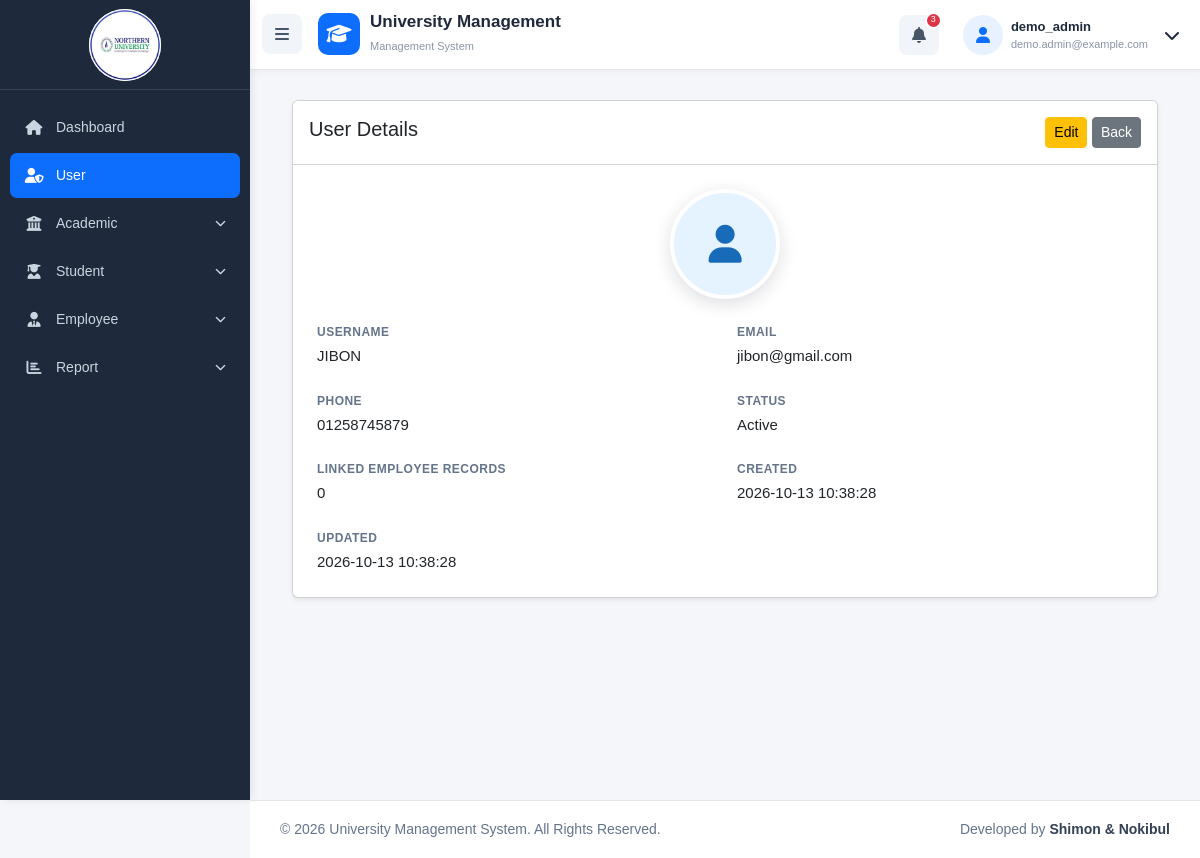
Page /users/view.php?id=3 (signed in) on the committed database.
### tables this page shows
CREATE TABLE `users` (
  `id` bigint UNSIGNED NOT NULL,
  `username` varchar(100) NOT NULL,
  `email` varchar(150) NOT NULL,
  `password` varchar(255) NOT NULL,
  `image` varchar(255) DEFAULT NULL,
  `phone` varchar(255) DEFAULT NULL,
  `status` int NOT NULL DEFAULT '1' COMMENT '1=Active, 0=InActive',
  `created_at` timestamp NULL DEFAULT NULL,
  `updated_at` timestamp NULL DEFAULT NULL
);

### users/view.php (the view, shortened to what this page needs)
<?php
require_once '../config/database.php';
$id = (int)($_GET['id'] ?? 0);
$stmt = mysqli_prepare($conn, 'SELECT u.*,(SELECT COUNT(*) FROM employees e WHERE e.user_id=u.id) employee_count FROM users u WHERE u.id=?');
mysqli_stmt_bind_param($stmt, 'i', $id);
mysqli_stmt_execute($stmt);
$row = mysqli_fetch_assoc(mysqli_stmt_get_result($stmt));
require_once '../includes/header.php';
require_once '../includes/navbar.php'; ?>
<div class="main-content">
    <div class="container-fluid">
        <div class="card shadow-sm">
            <div class="card-header bg-white d-flex justify-content-between py-3">
                <h5 class="mb-0">User Details</h5>
                <div><a class="btn btn-warning btn-sm" href="edit.php?id=<?= $id ?>">Edit</a> <a class="btn btn-secondary btn-sm" href="index.php">Back</a></div>
            </div>
            <div class="card-body p-4">
                <div class="text-center mb-4"><?php if ($row['image']): ?><img class="user-detail-avatar" src="<?= htmlspecialchars($row['image']) ?>" alt="User photo"><?php else: ?><span class="user-detail-avatar"><i class="fas fa-user"></i></span><?php endif; ?></div>
                <div class="row g-4"><?php foreach (['Username' => $row['username'], 'Email' => $row['email'], 'Phone' => $row['phone'] ?: '-', 'Status' => $row['status'] == 1 ? 'Active' : 'Inactive', 'Linked Employee Records' => $row['employee_count'], 'Created' => $row['created_at'] ?: '-', 'Updated' => $row['updated_at'] ?: '-'] as $label => $value): ?><div class="col-md-6">
                            <div class="detail-label"><?= htmlspecialchars($label) ?></div>
                            <div class="detail-value"><?= htmlspecialchars((string)$value) ?></div>
                        </div><?php endforeach; ?></div>
            </div>
        </div>
    </div>
</div><?php require_once '../includes/footer.php'; ?>

### css/style.css (style rules this page uses)
* { box-sizing: border-box; }
.detail-label { color: #64748b; font-size: 12px; font-weight: 700; letter-spacing: .04em; text-transform: uppercase; }
.detail-value { margin-top: 4px; font-size: 15px; overflow-wrap: anywhere; }
.user-detail-avatar { width: 110px; height: 110px; display: inline-grid; place-items: center; border: 4px solid #fff; border-radius: 50%; object-fit: cover; color: #176bb8; background: #e5f2ff; box-shadow: 0 5px 18px rgba(15,23,42,.14); font-size: 38px; }
body { margin: 0; background: #f5f6fa; font-family: Arial, sans-serif; min-height: 100vh; color: #1e293b; }
.main-content { margin-left: 250px; padding: 30px; padding-top: 100px; min-height: 100vh; box-sizing: border-box; }

### rows in the picture
users: username "JIBON", email "jibon@gmail.com", phone "01258745879"

### other values in the picture
$_SESSION['username'] "demo_admin"
$_SESSION['user_email'] "demo.admin@example.com"
$label "USERNAME"
$label "EMAIL"
$label "PHONE"
$label "STATUS"
$value "Active"
$label "LINKED EMPLOYEE RECORDS"
$value "0"
$label "CREATED"
$value "2026-10-13 10:38:28"
$label "UPDATED"
